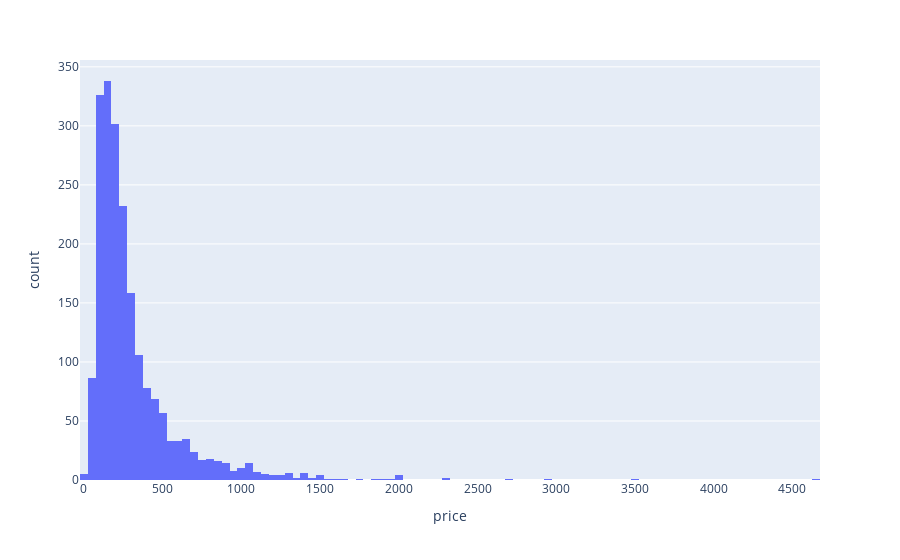

The code cell stored with this chart in its notebook:
### Markdown cell above
The plot shows that Xiaomi in the years 2020-2025 has released the most amount of smartphones, followed by oppo and realme, other chinese manufacturers.

This might mean that they try to target all market segments with their phone models. This will be investigated in consequent graphs.

### Code cell
pdf = df[['price']]
px.histogram(pdf, x='price')

### Figure 1 — Plotly figure (JSON) as saved in the notebook; plotly's stock layout.template omitted (floating-point values rounded to 4 significant figures; data arrays with more than 128 entries replaced by an {"elided": "..."} marker saying what was removed)
{"data": [{"bingroup": "x", "hovertemplate": "price=%{x}<br>count=%{y}<extra></extra>", "legendgroup": "", "marker": {"color": "#636efa", "pattern": {"shape": ""}}, "name": "", "orientation": "v", "showlegend": false, "type": "histogram", "x": {"elided": "2158 float values"}, "xaxis": "x", "yaxis": "y"}], "layout": {"barmode": "relative", "legend": {"tracegroupgap": 0}, "margin": {"t": 60}, "xaxis": {"anchor": "y", "domain": [0, 1], "title": {"text": "price"}}, "yaxis": {"anchor": "x", "domain": [0, 1], "title": {"text": "count"}}}}
